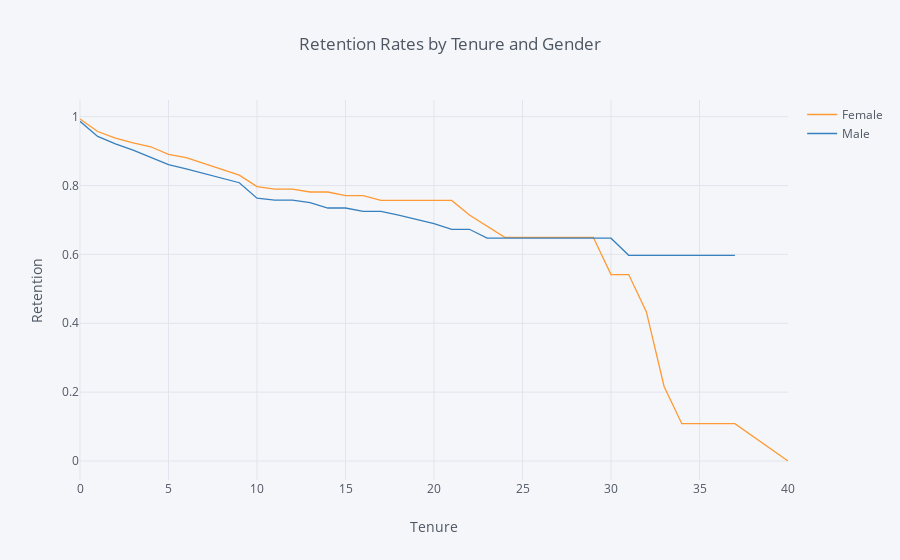

The cell this chart's notebook holds for it:
### Markdown cell above
## 2. Compare the plot above with one that plots employee retention rates by gender over the number of years the employee has been working for the company.

### Code cell
rates = survival(data, 'Gender', 'YearsAtCompany', 'Attrition')

rates.iplot(kind='line', xTitle='Tenure', yTitle='Retention',
            title='Retention Rates by Tenure and Gender')

### Figure 1 — Plotly figure (JSON) as saved in the notebook; plotly's stock layout.template omitted (floating-point values rounded to 4 significant figures)
{"data": [{"line": {"color": "rgba(255, 153, 51, 1.0)", "dash": "solid", "shape": "linear", "width": 1.3}, "mode": "lines", "name": "Female", "text": "", "type": "scatter", "uid": "f452ff3a-8917-428e-a6fb-679d655cd7aa", "x": [0, 1, 2, 3, 4, 5, 6, 7, 8, 9, 10, 11, 12, 13, 14, 15, 16, 17, 18, 19, 20, 21, 22, 23, 24, 25, 26, 27, 29, 30, 31, 32, 33, 34, 36, 37, 40], "y": [0.9932, 0.9568, 0.938, 0.9239, 0.9126, 0.8906, 0.8813, 0.8642, 0.8487, 0.8303, 0.7969, 0.7898, 0.7898, 0.7812, 0.7812, 0.7704, 0.7704, 0.7566, 0.7566, 0.7566, 0.7566, 0.7566, 0.7146, 0.6821, 0.6496, 0.6496, 0.6496, 0.6496, 0.6496, 0.5414, 0.5414, 0.4331, 0.2165, 0.1083, 0.1083, 0.1083, 0]}, {"line": {"color": "rgba(55, 128, 191, 1.0)", "dash": "solid", "shape": "linear", "width": 1.3}, "mode": "lines", "name": "Male", "text": "", "type": "scatter", "uid": "8686228c-679b-4b65-89bf-870a13728d12", "x": [0, 1, 2, 3, 4, 5, 6, 7, 8, 9, 10, 11, 12, 13, 14, 15, 16, 17, 18, 19, 20, 21, 22, 23, 24, 25, 26, 27, 29, 30, 31, 32, 33, 34, 36, 37, 40], "y": [0.9864, 0.9425, 0.921, 0.9029, 0.8815, 0.861, 0.8483, 0.8342, 0.8206, 0.8081, 0.7634, 0.7577, 0.7577, 0.7506, 0.7347, 0.7347, 0.725, 0.725, 0.714, 0.7021, 0.6894, 0.6729, 0.6729, 0.6471, 0.6471, 0.6471, 0.6471, 0.6471, 0.6471, 0.6471, 0.5973, 0.5973, 0.5973, 0.5973, 0.5973, 0.5973, ""]}], "layout": {"autosize": true, "legend": {"bgcolor": "#F5F6F9", "font": {"color": "#4D5663"}}, "paper_bgcolor": "#F5F6F9", "plot_bgcolor": "#F5F6F9", "title": {"font": {"color": "#4D5663"}, "text": "Retention Rates by Tenure and Gender"}, "xaxis": {"autorange": true, "gridcolor": "#E1E5ED", "range": [0, 40], "showgrid": true, "tickfont": {"color": "#4D5663"}, "title": {"font": {"color": "#4D5663"}, "text": "Tenure"}, "type": "linear", "zerolinecolor": "#E1E5ED"}, "yaxis": {"autorange": true, "gridcolor": "#E1E5ED", "range": [-0.05518, 1.048], "showgrid": true, "tickfont": {"color": "#4D5663"}, "title": {"font": {"color": "#4D5663"}, "text": "Retention"}, "type": "linear", "zerolinecolor": "#E1E5ED"}}}
